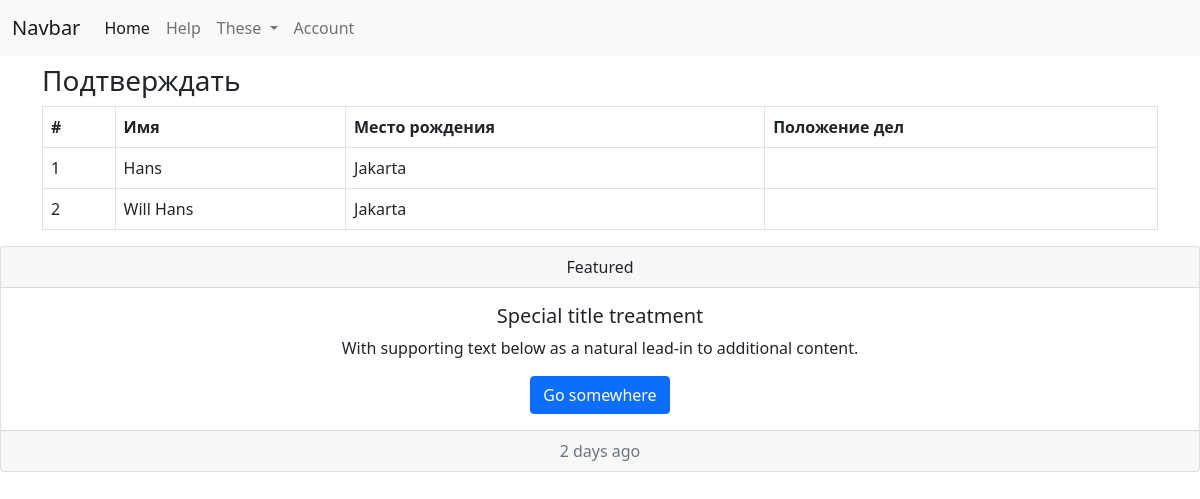
The page /Help.php on the database its author committed.
### tables this page shows
CREATE TABLE `apeshit5` (
  `id` int(11) NOT NULL,
  `long_name` varchar(255) NOT NULL,
  `address` varchar(255) NOT NULL,
  `telephone` int(255) NOT NULL,
  `email` varchar(100) NOT NULL,
  `photo` varchar(225) NOT NULL,
  `birth_date` date NOT NULL,
  `birth_place` varchar(290) NOT NULL,
  `history_job` varchar(300) NOT NULL,
  `jabatan` enum('OB','Seller','Security','Cashier','Programmer') NOT NULL
);

### Help.php (the view, shortened to what this page needs)
<?php
include "./inc/server.php";
$sql = "SELECT * FROM `apeshit5`";
$result = $conn->query($sql);
?>
<!doctype html>
<html lang="en">
  <head>
    <link href="https://cdn.jsdelivr.net/npm/bootstrap@5.0.0-beta2/dist/css/bootstrap.min.css" rel="stylesheet">
  </head>
  <body>
  <nav class="navbar navbar-expand-lg navbar-light bg-light">
  <div class="container-fluid">
    <a class="navbar-brand" href="#">Navbar</a>
    <div class="collapse navbar-collapse" id="navbarSupportedContent">
      <ul class="navbar-nav me-auto mb-2 mb-lg-0">
        <li class="nav-item">
          <a class="nav-link active" aria-current="page" href="indexgoogle.php">Home</a>
        </li>
        <li class="nav-item">
          <a class="nav-link" href="Help.php">Help</a>
        </li>
        <li class="nav-item dropdown">
          <a class="nav-link dropdown-toggle" href="#" id="navbarDropdown" role="button" data-bs-toggle="dropdown" aria-expanded="false">
            These
          </a>
        </li>
        <li class="nav-item">
          <a class="nav-link" href="logingoogle.php" tabindex="-1" aria-disabled="true">Account</a>
        </li>
      </ul>
    </div>
  </div>
</nav>
<div class="mt-2">
  <div class="container">
  <h3>Подтверждать</h3>
  <table class="table table-bordered">
    <thead class="thead-dark">
      <tr>
        <th scope="col">#</th>
        <th scope="col">Имя</th>
        <th scope="col">Место рождения</th>
        <th scope="col">Положение дел</th>
      </tr>
    </thead>
    <tbody>
      <?php
      $no = 1;
      if ($result->num_rows > 0) {
        while ($row = $result->fetch_assoc()) {
      ?>
          <tr>
            <td><?php echo $no++; ?></td>
            <td><?php echo $row['long_name']; ?></td>
            <td><?php echo $row['birth_place']; ?></td>
            <td><?php echo $row['penerimaan']; ?></td>
          </tr>
      <?php }
      }
      ?>
    </tbody>
  </table>
  </div>
</div>
<div class="card text-center">
  <div class="card-header">
    Featured
  </div>
  <div class="card-body">
    <h5 class="card-title">Special title treatment</h5>
    <p class="card-text">With supporting text below as a natural lead-in to additional content.</p>
    <a href="#" class="btn btn-primary">Go somewhere</a>
  </div>
  <div class="card-footer text-muted">
    2 days ago
  </div>
</div>
  </body>
</html>

### rows shown on the page
apeshit5: long_name "Hans", birth_place "Jakarta"
apeshit5: long_name "Will Hans", birth_place "Jakarta"
